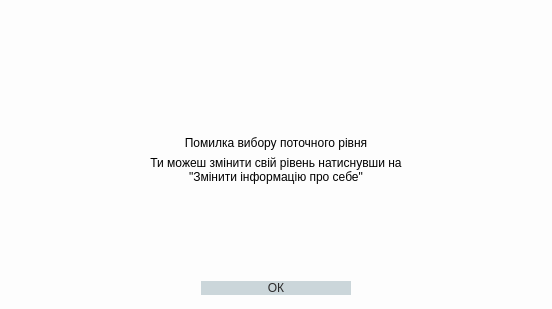
<?xml version="1.0" encoding="UTF-8"?>
<ui version="4.0">
 <class>GradeError</class>
 <widget class="QDialog" name="GradeError">
  <property name="geometry">
   <rect>
    <x>0</x>
    <y>0</y>
    <width>552</width>
    <height>309</height>
   </rect>
  </property>
  <property name="windowTitle">
   <string>Dialog</string>
  </property>
  <property name="styleSheet">
   <string notr="true">#GradeError
{
background-color: rgb(253, 253, 253);
font: 25 8pt &quot;Yu Gothic UI Light&quot;;
}</string>
  </property>
  <layout class="QVBoxLayout" name="verticalLayout">
   <item>
    <layout class="QHBoxLayout" name="horizontalLayout_2">
     <item>
      <spacer name="horizontalSpacer_3">
       <property name="orientation">
        <enum>Qt::Horizontal</enum>
       </property>
       <property name="sizeHint" stdset="0">
        <size>
         <width>40</width>
         <height>20</height>
        </size>
       </property>
      </spacer>
     </item>
     <item>
      <widget class="QLabel" name="logo">
       <property name="minimumSize">
        <size>
         <width>150</width>
         <height>30</height>
        </size>
       </property>
       <property name="styleSheet">
        <string notr="true">background-color: rgb(253, 253, 253);
image: url(:/res/img/titleS.png)</string>
       </property>
       <property name="text">
        <string/>
       </property>
      </widget>
     </item>
    </layout>
   </item>
   <item>
    <spacer name="verticalSpacer">
     <property name="orientation">
      <enum>Qt::Vertical</enum>
     </property>
     <property name="sizeHint" stdset="0">
      <size>
       <width>20</width>
       <height>40</height>
      </size>
     </property>
    </spacer>
   </item>
   <item>
    <widget class="QLabel" name="infoLabel">
     <property name="styleSheet">
      <string notr="true">background-color: rgb(253, 253, 253);
font: 25 25pt &quot;Yu Gothic UI Light&quot;;</string>
     </property>
     <property name="text">
      <string>Помилка вибору поточного рівня</string>
     </property>
     <property name="alignment">
      <set>Qt::AlignCenter</set>
     </property>
    </widget>
   </item>
   <item>
    <widget class="QLabel" name="infoLabel_2">
     <property name="styleSheet">
      <string notr="true">background-color: rgb(253, 253, 253);
font: 35 15pt &quot;Yu Gothic UI Light&quot;;</string>
     </property>
     <property name="text">
      <string>Ти можеш змінити свій рівень натиснувши на 
&quot;Змінити інформацію про себе&quot;</string>
     </property>
     <property name="alignment">
      <set>Qt::AlignCenter</set>
     </property>
    </widget>
   </item>
   <item>
    <spacer name="verticalSpacer_2">
     <property name="orientation">
      <enum>Qt::Vertical</enum>
     </property>
     <property name="sizeHint" stdset="0">
      <size>
       <width>20</width>
       <height>40</height>
      </size>
     </property>
    </spacer>
   </item>
   <item>
    <layout class="QHBoxLayout" name="horizontalLayout">
     <item>
      <spacer name="horizontalSpacer">
       <property name="orientation">
        <enum>Qt::Horizontal</enum>
       </property>
       <property name="sizeHint" stdset="0">
        <size>
         <width>40</width>
         <height>20</height>
        </size>
       </property>
      </spacer>
     </item>
     <item>
      <widget class="QPushButton" name="closeButton">
       <property name="minimumSize">
        <size>
         <width>150</width>
         <height>0</height>
        </size>
       </property>
       <property name="styleSheet">
        <string notr="true">#closeButton {
background-color: #cbd6da;
color:rgb(43, 42, 42);
font: 28pt &quot;Yu Gothic UI Semilight&quot;;
border: 0px;}
#closeButton:hover{
background-color: #20364d;
color: white;
font: 20pt &quot;Yu Gothic UI Semilight&quot;;}</string>
       </property>
       <property name="text">
        <string>ОК</string>
       </property>
      </widget>
     </item>
     <item>
      <spacer name="horizontalSpacer_2">
       <property name="orientation">
        <enum>Qt::Horizontal</enum>
       </property>
       <property name="sizeHint" stdset="0">
        <size>
         <width>40</width>
         <height>20</height>
        </size>
       </property>
      </spacer>
     </item>
    </layout>
   </item>
  </layout>
 </widget>
 <resources/>
 <connections/>
</ui>
